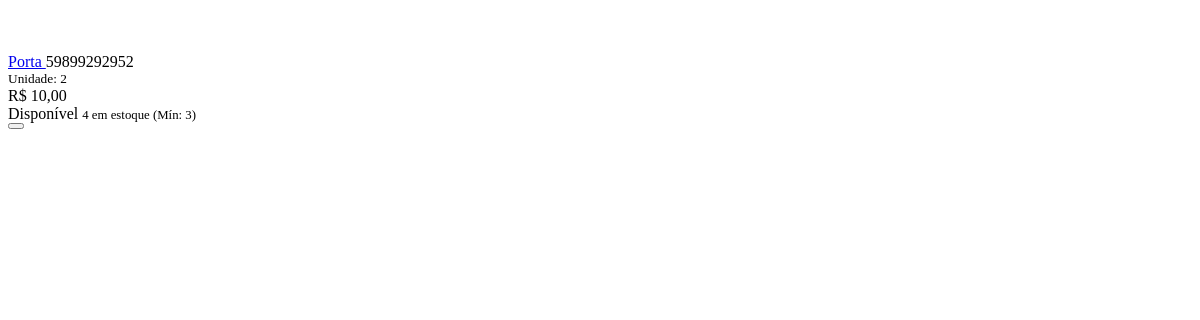
Before: /buscar/item/ (signed in) with the older database file.
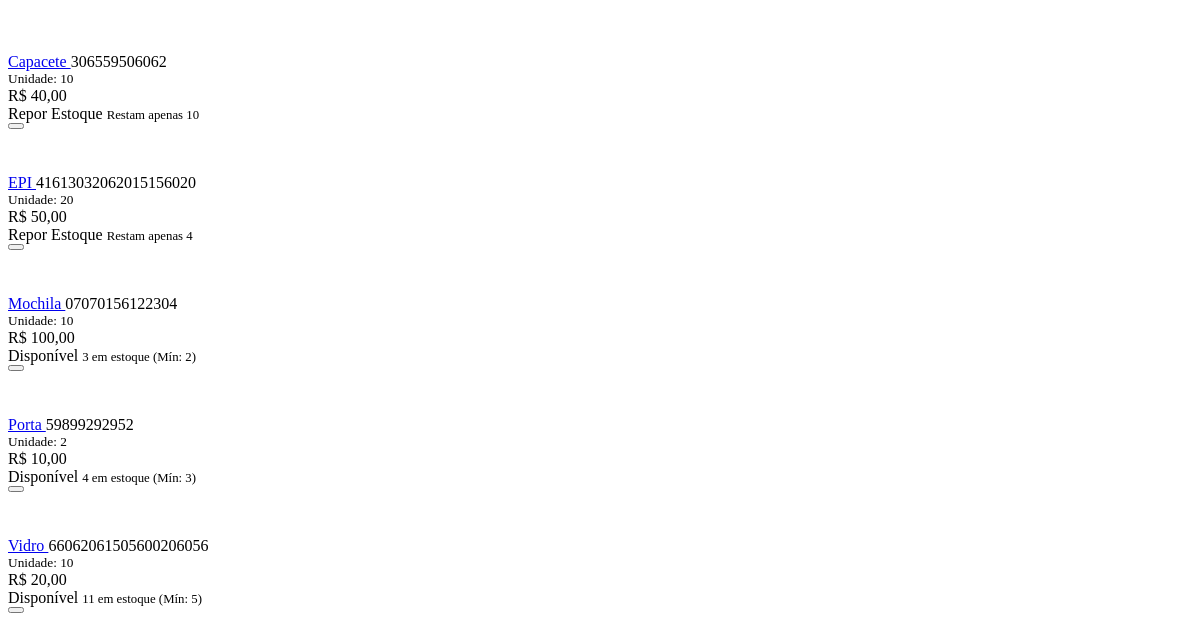
After: the same page with the newer database file.
### estoque/models.py (models this page shows, shortened)
class Item(models.Model):
    codigo = models.CharField(max_length=20, unique=True)
    descricao = models.CharField(max_length=150)
    unidade_medida = models.CharField(max_length=20)
    valor_unitario = models.DecimalField(max_digits=10, decimal_places=2)
    fornecedor = models.ForeignKey(Fornecedor, on_delete=models.SET_NULL, null=True, blank=True)
    estoque_minimo = models.IntegerField(default=0)
    estoque_maximo = models.IntegerField(default=0)
    quantidade_atual = models.IntegerField(default=0)

### estoque/views.py (the view)
# urls.py: path('buscar/item/', views.buscar_item, name='buscar_item'),
@login_required
def buscar_item(request):
    search_text = request.GET.get('q', '').strip()
    if search_text:
        items = Item.objects.filter(
            Q(codigo__icontains=search_text) |
            Q(descricao__icontains=search_text)
        ).order_by('descricao')
    else:
        items = Item.objects.all().order_by('descricao')[:50]
    return render(request, 'estoque/partials/tabela_itens.html', {'items': items})

### templates/estoque/partials/tabela_itens.html (shortened to what this page needs)
{% load l10n %}
{% for item in items %}
<tr class="bg-white position-relative">
  <td class="ps-4 py-3">
    <div class="d-flex align-items-center">
      <div class="rounded-3 bg-primary bg-opacity-10 text-primary d-flex align-items-center justify-content-center me-3 shadow-sm" style="width: 45px; height: 45px; font-size: 1.2rem;">
      </div>
      <div>
        <div class="fw-bold text-dark mb-0 d-flex align-items-center gap-2">
          <a href="{% url 'item_detail' item.pk %}" class="text-decoration-none text-dark stretched-link">
            {{ item.descricao }}
          </a>
          <span class="badge bg-light text-secondary border fw-normal">{{ item.codigo }}</span>
        </div>
        <small class="text-muted d-block mt-1">
          Unidade: {{ item.unidade_medida }}
        </small>
      </div>
    </div>
  </td>
  <td class="fw-semibold text-success">
    R$ {{ item.valor_unitario|localize }}
  </td>
  <td>
    {% if item.quantidade_atual <= item.estoque_minimo %}
      <div class="d-flex flex-column">
        <span class="badge bg-danger bg-opacity-10 text-danger border border-danger border-opacity-25 rounded-pill px-3 mb-1 align-self-start">
           Repor Estoque
        </span>
        <small class="text-danger fw-bold" style="font-size: 0.8rem;">
          Restam apenas {{ item.quantidade_atual }}
        </small>
      </div>
    {% else %}
      <div class="d-flex flex-column">
        <span class="badge bg-success bg-opacity-10 text-success border border-success border-opacity-25 rounded-pill px-3 mb-1 align-self-start">
           Disponível
        </span>
        <small class="text-muted" style="font-size: 0.8rem;">
          {{ item.quantidade_atual }} em estoque (Mín: {{ item.estoque_minimo }})
        </small>
      </div>
    {% endif %}
  </td>
  <td class="text-end pe-4">
    <div class="d-inline-flex gap-2 position-relative" style="z-index: 2;">
      {% if perms.estoque.delete_item %}
        <button type="button"
                class="btn btn-icon btn-light text-danger border-0 bg-danger bg-opacity-10 hover-danger"
                title="Excluir"
                data-url="{% url 'item_delete' item.pk %}"
                data-nome="{{ item.descricao }}"
                onclick="confirmarExclusao(this.dataset.url, this.dataset.nome)">
        </button>
      {% endif %}
    </div>
  </td>
</tr>
{% endfor %}

Changed rows visible on the page:
added Item: descricao "Capacete", codigo "306559506062", unidade_medida "10", valor_unitario "40,00", quantidade_atual "10"
added Item: descricao "EPI", codigo "41613032062015156020", unidade_medida "20", valor_unitario "50,00", quantidade_atual "4"
added Item: descricao "Mochila", codigo "07070156122304", unidade_medida "10", valor_unitario "100,00", quantidade_atual "3", estoque_minimo "2"
added Item: descricao "Vidro", codigo "66062061505600206056", unidade_medida "10", valor_unitario "20,00", quantidade_atual "11", estoque_minimo "5"
